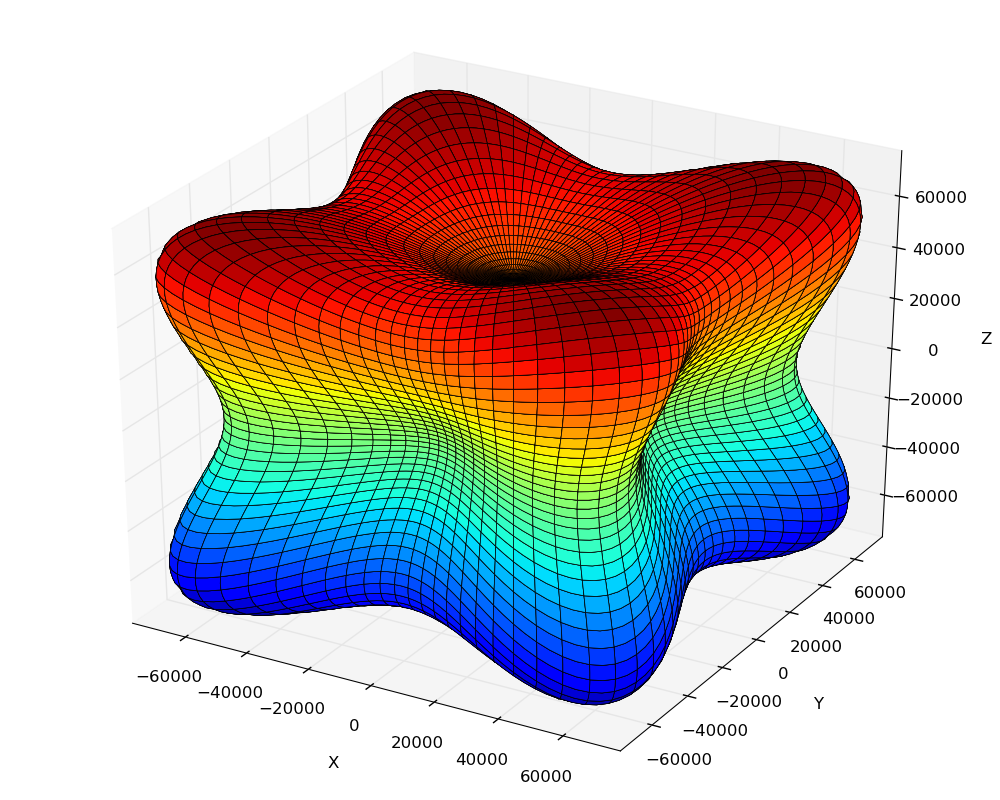

Generate this figure with Python:
from mpl_toolkits.mplot3d import Axes3D
from matplotlib import pyplot as plt, cm
import numpy as np

print 'plotting cubic elasticity...'
fig = plt.figure(figsize=(10,8))
plt.subplots_adjust(top=1, bottom=0, left=0, right=1)
ax = fig.gca(projection='3d')

c11 = 192340.
c12 = 163140.
c44 =  41950.
s11 = (c11+c12)/(c11**2+c11*c12-2*c12**2)
s12 = -c12/(c11**2+c11*c12-2*c12**2)
s44 = 1./c44
'''
# for cubic gold
s11 =  2.347e-05
s12 = -1.077e-05
s44 =  2.384e-05

# for ti beta
s11 =  2.87e-05
s12 = -1.29e-05
s44 =  1.82e-05
'''
print 'elsatic stiffness s11 =',s11
print 'elsatic stiffness s12 =',s12
print 'elsatic stiffness s44 =',s44

beta = 2.*s11-2.*s12-s44
alpha = s11
#theta = np.linspace(0, np.pi*2, 46)
#phi = np.linspace(-np.pi*2, np.pi/2, 91)
theta = np.linspace(0, np.pi*2, 181)
phi = np.linspace(-np.pi*2, np.pi/2, 361)
theta, phi = np.meshgrid(theta, phi)

n1 = np.cos(theta)*np.sin(phi)
n2 = np.sin(theta)*np.sin(phi)
n3 = np.cos(phi)

#rho = alpha - (beta*(np.cos(theta)**2*np.sin(theta)**2*np.sin(phi)**4 + np.cos(phi)**2*np.sin(phi)**2));
rho = alpha - beta*(n1**2*n2**2 + n3**2*(n1**2 + n2**2));
rho = 1./rho;

x = rho*np.sin(phi)*np.cos(theta);
y = rho*np.sin(phi)*np.sin(theta);
z = rho*np.cos(phi);
ax.plot_surface(x, y, z, rstride=2, cstride=2, cmap=cm.jet, \
  linewidth=0.5, antialiased=True)
ax.set_xlabel('X')
ax.set_ylabel('Y')
ax.set_zlabel('Z')
image_name = os.path.splitext(__file__)[0] + '.png'
plt.savefig(image_name, format='png')
print 'done'
